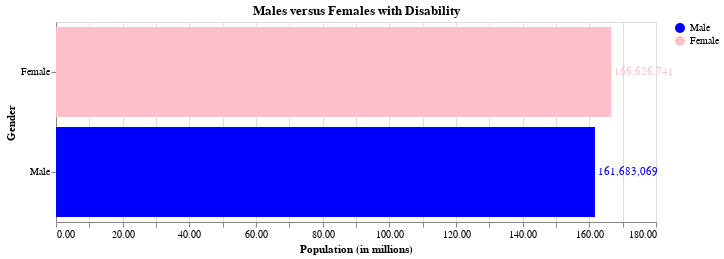

The code cell stored with this chart in its notebook:
### Code cell
data_for_chart['Disability (millions)'] = data_for_chart['With a disability'] / 1e6

# Define color scale
gender_colors = alt.Scale(domain=['Male', 'Female'], range=['blue', 'pink'])

# Create the horizontal bar chart
bar_chart = alt.Chart(data_for_chart).mark_bar().encode(
    y=alt.Y('Gender:N', axis=alt.Axis(title='Gender')),
    x=alt.X('Disability (millions):Q', axis=alt.Axis(title='Population (in millions)', format=',.2f')),
    color=alt.Color('Gender:N', scale=gender_colors),
    tooltip=[alt.Tooltip('Gender:N'), alt.Tooltip('With a disability:Q', format=',')]
).properties(
    title='Males versus Females with Disability',
    width=600,
    height=200
)

# Add text labels on the bars to show the actual population in millions
text_labels = bar_chart.mark_text(
    align='left',
    baseline='middle',
    dx=3  # Nudge the text to the right of the bar
).encode(
    text=alt.Text('With a disability:Q', format=',')  # No decimals for the label inside the bar
)

# Combine the bar chart with text labels
final_chart = (bar_chart + text_labels).configure_legend(
    title=None,  # Remove the legend title
    labelLimit=0  # Remove limit on the width of legend labels (can help if the labels are being cut off)
)

# Run this in a Jupyter notebook to see the chart
final_chart

### Figure 1 — Vega-Lite specification as saved in the notebook (floating-point values rounded to 4 significant figures)
{"config": {"view": {"continuousWidth": 400, "continuousHeight": 300}, "legend": {"labelLimit": 0, "title": null}}, "layer": [{"mark": "bar", "encoding": {"color": {"field": "Gender", "scale": {"domain": ["Male", "Female"], "range": ["blue", "pink"]}, "type": "nominal"}, "tooltip": [{"field": "Gender", "type": "nominal"}, {"field": "With a disability", "format": ",", "type": "quantitative"}], "x": {"axis": {"format": ",.2f", "title": "Population (in millions)"}, "field": "Disability (millions)", "type": "quantitative"}, "y": {"axis": {"title": "Gender"}, "field": "Gender", "type": "nominal"}}, "height": 200, "title": "Males versus Females with Disability", "width": 600}, {"mark": {"type": "text", "align": "left", "baseline": "middle", "dx": 3}, "encoding": {"color": {"field": "Gender", "scale": {"domain": ["Male", "Female"], "range": ["blue", "pink"]}, "type": "nominal"}, "text": {"field": "With a disability", "format": ",", "type": "quantitative"}, "tooltip": [{"field": "Gender", "type": "nominal"}, {"field": "With a disability", "format": ",", "type": "quantitative"}], "x": {"axis": {"format": ",.2f", "title": "Population (in millions)"}, "field": "Disability (millions)", "type": "quantitative"}, "y": {"axis": {"title": "Gender"}, "field": "Gender", "type": "nominal"}}, "height": 200, "title": "Males versus Females with Disability", "width": 600}], "data": {"name": "data-91ef11848911c84ff6daaae53a2dcc06"}, "$schema": "https://vega.github.io/schema/vega-lite/v4.17.0.json", "datasets": {"data-91ef11848911c84ff6daaae53a2dcc06": [{"Gender": "Male", "With a disability": 161683069, "Disability (millions)": 161.7}, {"Gender": "Female", "With a disability": 166626741, "Disability (millions)": 166.6}]}}
